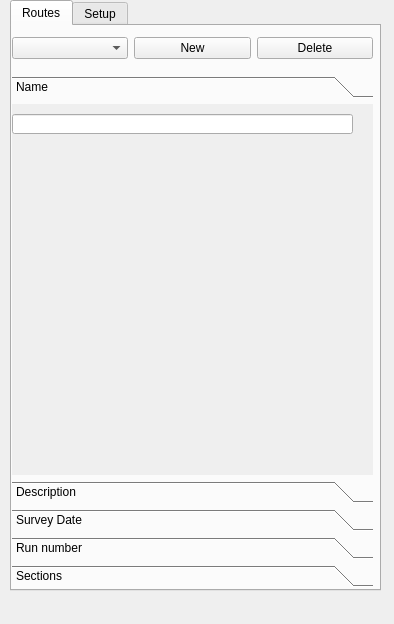
<?xml version="1.0" encoding="UTF-8"?>
<ui version="4.0">
 <class>pcDockWidgetBase</class>
 <widget class="QDockWidget" name="pcDockWidgetBase">
  <property name="geometry">
   <rect>
    <x>0</x>
    <y>0</y>
    <width>394</width>
    <height>624</height>
   </rect>
  </property>
  <property name="windowTitle">
   <string>Route Builder</string>
  </property>
  <widget class="QWidget" name="dockWidgetContents">
   <widget class="QLabel" name="label">
    <property name="geometry">
     <rect>
      <x>9</x>
      <y>87</y>
      <width>16</width>
      <height>16</height>
     </rect>
    </property>
    <property name="text">
     <string/>
    </property>
   </widget>
   <widget class="QTabWidget" name="tabs">
    <property name="geometry">
     <rect>
      <x>10</x>
      <y>0</y>
      <width>371</width>
      <height>591</height>
     </rect>
    </property>
    <property name="currentIndex">
     <number>0</number>
    </property>
    <widget class="QWidget" name="tab_2">
     <attribute name="title">
      <string>Routes</string>
     </attribute>
     <widget class="QWidget" name="layoutWidget">
      <property name="geometry">
       <rect>
        <x>0</x>
        <y>10</y>
        <width>361</width>
        <height>25</height>
       </rect>
      </property>
      <layout class="QHBoxLayout" name="horizontalLayout_5">
       <item>
        <widget class="QComboBox" name="routes_box">
         <property name="toolTip">
          <string>&lt;html&gt;&lt;head/&gt;&lt;body&gt;&lt;p&gt;Route to view/edit.&lt;/p&gt;&lt;/body&gt;&lt;/html&gt;</string>
         </property>
         <property name="editable">
          <bool>false</bool>
         </property>
         <property name="currentIndex">
          <number>-1</number>
         </property>
        </widget>
       </item>
       <item>
        <widget class="QPushButton" name="new_button">
         <property name="toolTip">
          <string>&lt;html&gt;&lt;head/&gt;&lt;body&gt;&lt;p&gt;Make new route.&lt;/p&gt;&lt;/body&gt;&lt;/html&gt;</string>
         </property>
         <property name="text">
          <string>New</string>
         </property>
        </widget>
       </item>
       <item>
        <widget class="QPushButton" name="delete_button">
         <property name="toolTip">
          <string>&lt;html&gt;&lt;head/&gt;&lt;body&gt;&lt;p&gt;Delete this route.&lt;/p&gt;&lt;/body&gt;&lt;/html&gt;</string>
         </property>
         <property name="text">
          <string>Delete</string>
         </property>
        </widget>
       </item>
      </layout>
     </widget>
     <widget class="QToolBox" name="toolBox">
      <property name="geometry">
       <rect>
        <x>0</x>
        <y>50</y>
        <width>361</width>
        <height>511</height>
       </rect>
      </property>
      <property name="currentIndex">
       <number>0</number>
      </property>
      <widget class="QWidget" name="page">
       <property name="geometry">
        <rect>
         <x>0</x>
         <y>0</y>
         <width>361</width>
         <height>376</height>
        </rect>
       </property>
       <attribute name="label">
        <string>Name</string>
       </attribute>
       <widget class="QLineEdit" name="name_edit">
        <property name="geometry">
         <rect>
          <x>0</x>
          <y>10</y>
          <width>341</width>
          <height>20</height>
         </rect>
        </property>
        <property name="toolTip">
         <string>&lt;html&gt;&lt;head/&gt;&lt;body&gt;&lt;p&gt;Run number&lt;/p&gt;&lt;/body&gt;&lt;/html&gt;</string>
        </property>
       </widget>
      </widget>
      <widget class="QWidget" name="page_2">
       <property name="geometry">
        <rect>
         <x>0</x>
         <y>0</y>
         <width>361</width>
         <height>376</height>
        </rect>
       </property>
       <attribute name="label">
        <string>Description</string>
       </attribute>
       <widget class="QPlainTextEdit" name="desc_edit">
        <property name="geometry">
         <rect>
          <x>11</x>
          <y>1</y>
          <width>341</width>
          <height>391</height>
         </rect>
        </property>
       </widget>
      </widget>
      <widget class="QWidget" name="page_3">
       <property name="geometry">
        <rect>
         <x>0</x>
         <y>0</y>
         <width>361</width>
         <height>376</height>
        </rect>
       </property>
       <attribute name="label">
        <string>Survey Date</string>
       </attribute>
       <widget class="QDateEdit" name="date_edit">
        <property name="geometry">
         <rect>
          <x>10</x>
          <y>20</y>
          <width>81</width>
          <height>20</height>
         </rect>
        </property>
        <property name="toolTip">
         <string>&lt;html&gt;&lt;head/&gt;&lt;body&gt;&lt;p&gt;dd/mm/yyyy&lt;/p&gt;&lt;/body&gt;&lt;/html&gt;</string>
        </property>
        <property name="calendarPopup">
         <bool>true</bool>
        </property>
       </widget>
       <widget class="QLabel" name="label_12">
        <property name="geometry">
         <rect>
          <x>10</x>
          <y>1</y>
          <width>59</width>
          <height>16</height>
         </rect>
        </property>
        <property name="text">
         <string>Survey date</string>
        </property>
       </widget>
      </widget>
      <widget class="QWidget" name="page_4">
       <property name="geometry">
        <rect>
         <x>0</x>
         <y>0</y>
         <width>361</width>
         <height>376</height>
        </rect>
       </property>
       <attribute name="label">
        <string>Run number</string>
       </attribute>
       <widget class="QLineEdit" name="run_no_edit">
        <property name="geometry">
         <rect>
          <x>10</x>
          <y>20</y>
          <width>341</width>
          <height>20</height>
         </rect>
        </property>
       </widget>
      </widget>
      <widget class="QWidget" name="page_5">
       <property name="geometry">
        <rect>
         <x>0</x>
         <y>0</y>
         <width>361</width>
         <height>376</height>
        </rect>
       </property>
       <attribute name="label">
        <string>Sections</string>
       </attribute>
       <widget class="QTableView" name="sections_view">
        <property name="geometry">
         <rect>
          <x>0</x>
          <y>0</y>
          <width>361</width>
          <height>371</height>
         </rect>
        </property>
        <property name="acceptDrops">
         <bool>true</bool>
        </property>
        <property name="toolTip">
         <string>&lt;html&gt;&lt;head/&gt;&lt;body&gt;&lt;p&gt;Right click to edit.&lt;/p&gt;&lt;p&gt;'Add section' to add section to table after last selected row.&lt;/p&gt;&lt;p&gt;'Delete' to delete seleted rows.&lt;/p&gt;&lt;p&gt;Rows can reordered by dragging and dropping.&lt;/p&gt;&lt;p&gt;&lt;br/&gt;&lt;/p&gt;&lt;/body&gt;&lt;/html&gt;</string>
        </property>
        <property name="dragEnabled">
         <bool>true</bool>
        </property>
        <property name="dragDropMode">
         <enum>QAbstractItemView::InternalMove</enum>
        </property>
        <property name="selectionBehavior">
         <enum>QAbstractItemView::SelectRows</enum>
        </property>
       </widget>
      </widget>
     </widget>
    </widget>
    <widget class="QWidget" name="tab">
     <attribute name="title">
      <string>Setup</string>
     </attribute>
     <widget class="QWidget" name="layoutWidget">
      <property name="geometry">
       <rect>
        <x>20</x>
        <y>230</y>
        <width>291</width>
        <height>22</height>
       </rect>
      </property>
      <layout class="QHBoxLayout" name="horizontalLayout_4">
       <item>
        <widget class="QLabel" name="label_5">
         <property name="text">
          <string>start node</string>
         </property>
        </widget>
       </item>
       <item>
        <widget class="QgsFieldComboBox" name="snode_field_box"/>
       </item>
      </layout>
     </widget>
     <widget class="QLabel" name="label_3">
      <property name="geometry">
       <rect>
        <x>11</x>
        <y>11</y>
        <width>147</width>
        <height>20</height>
       </rect>
      </property>
      <property name="text">
       <string>section label</string>
      </property>
     </widget>
     <widget class="QLabel" name="label_14">
      <property name="geometry">
       <rect>
        <x>20</x>
        <y>80</y>
        <width>71</width>
        <height>16</height>
       </rect>
      </property>
      <property name="text">
       <string>Fields with:</string>
      </property>
     </widget>
     <widget class="QWidget" name="layoutWidget_2">
      <property name="geometry">
       <rect>
        <x>20</x>
        <y>310</y>
        <width>291</width>
        <height>22</height>
       </rect>
      </property>
      <layout class="QHBoxLayout" name="horizontalLayout_6">
       <item>
        <widget class="QLabel" name="label_7">
         <property name="text">
          <string>description</string>
         </property>
        </widget>
       </item>
       <item>
        <widget class="QgsFieldComboBox" name="description_field_box"/>
       </item>
      </layout>
     </widget>
     <widget class="QWidget" name="layoutWidget_3">
      <property name="geometry">
       <rect>
        <x>20</x>
        <y>190</y>
        <width>291</width>
        <height>22</height>
       </rect>
      </property>
      <layout class="QHBoxLayout" name="horizontalLayout_7">
       <item>
        <widget class="QLabel" name="label_8">
         <property name="text">
          <string>rbt_field</string>
         </property>
        </widget>
       </item>
       <item>
        <widget class="QgsFieldComboBox" name="rbt_field_box"/>
       </item>
      </layout>
     </widget>
     <widget class="QWidget" name="layoutWidget_4">
      <property name="geometry">
       <rect>
        <x>20</x>
        <y>40</y>
        <width>301</width>
        <height>22</height>
       </rect>
      </property>
      <layout class="QHBoxLayout" name="horizontalLayout">
       <item>
        <widget class="QLabel" name="label_2">
         <property name="text">
          <string>Layer with road network</string>
         </property>
        </widget>
       </item>
       <item>
        <widget class="QgsMapLayerComboBox" name="network_layer_box"/>
       </item>
      </layout>
     </widget>
     <widget class="QWidget" name="layoutWidget_5">
      <property name="geometry">
       <rect>
        <x>20</x>
        <y>270</y>
        <width>291</width>
        <height>22</height>
       </rect>
      </property>
      <layout class="QHBoxLayout" name="horizontalLayout_8">
       <item>
        <widget class="QLabel" name="label_6">
         <property name="text">
          <string>end node</string>
         </property>
        </widget>
       </item>
       <item>
        <widget class="QgsFieldComboBox" name="enode_field_box"/>
       </item>
      </layout>
     </widget>
     <widget class="QWidget" name="layoutWidget_6">
      <property name="geometry">
       <rect>
        <x>20</x>
        <y>150</y>
        <width>291</width>
        <height>22</height>
       </rect>
      </property>
      <layout class="QHBoxLayout" name="horizontalLayout_3">
       <item>
        <widget class="QLabel" name="label_4">
         <property name="text">
          <string>length</string>
         </property>
        </widget>
       </item>
       <item>
        <widget class="QgsFieldComboBox" name="length_field_box">
         <property name="toolTip">
          <string>&lt;html&gt;&lt;head/&gt;&lt;body&gt;&lt;p&gt;Required. Int or float field.&lt;/p&gt;&lt;/body&gt;&lt;/html&gt;</string>
         </property>
        </widget>
       </item>
      </layout>
     </widget>
     <widget class="QWidget" name="layoutWidget_7">
      <property name="geometry">
       <rect>
        <x>20</x>
        <y>110</y>
        <width>301</width>
        <height>22</height>
       </rect>
      </property>
      <layout class="QHBoxLayout" name="horizontalLayout_2">
       <item>
        <widget class="QLabel" name="label_13">
         <property name="text">
          <string>section label</string>
         </property>
        </widget>
       </item>
       <item>
        <widget class="QgsFieldComboBox" name="label_field_box">
         <property name="toolTip">
          <string>&lt;html&gt;&lt;head/&gt;&lt;body&gt;&lt;p&gt;Required. Text field.&lt;/p&gt;&lt;/body&gt;&lt;/html&gt;</string>
         </property>
        </widget>
       </item>
      </layout>
     </widget>
    </widget>
   </widget>
  </widget>
 </widget>
 <customwidgets>
  <customwidget>
   <class>QgsFieldComboBox</class>
   <extends>QComboBox</extends>
   <header>qgis.gui</header>
  </customwidget>
  <customwidget>
   <class>QgsMapLayerComboBox</class>
   <extends>QComboBox</extends>
   <header>qgis.gui</header>
  </customwidget>
 </customwidgets>
 <resources/>
 <connections/>
</ui>
